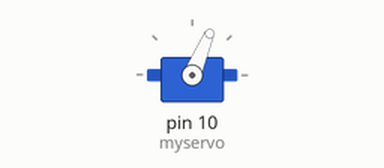
The sketch below on a simulated Arduino Uno, built with avr-gcc and run on an emulated ATmega328P. On the bench: servo. Random numbers use the default seed unless the sketch sets one.

Above: at 0.1 s.
At 120.1 s:
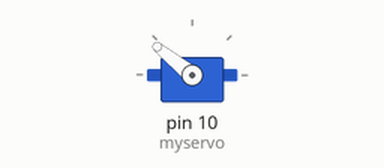
Timing chart, 0 to 121.6 s (numbered marks = the images above):
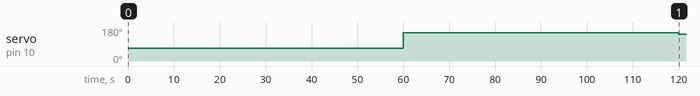

Measured:
- by itself, servo on pin 10 (myservo): 67° → 149° at 60.0 s, → 141° 60.0 s later

The sketch:

Servo_Controller.ino
```cpp
/*
 *  SERVO - ARDUINO CONTROLLER
 *
 */

 #include <Servo.h>
 #include <math.h>


 int deg = 0;
 int count = 0;
 float x;
 Servo myservo;


void setup() {
  myservo.attach(10,650,2340);

}

void loop() {
//  count += 1;
//  x = cos(M_PI*count/180);
//  deg = 90 + (int)x*90;


  deg = rand()%180;
  myservo.write(deg);
  delay(60000);


}
```
